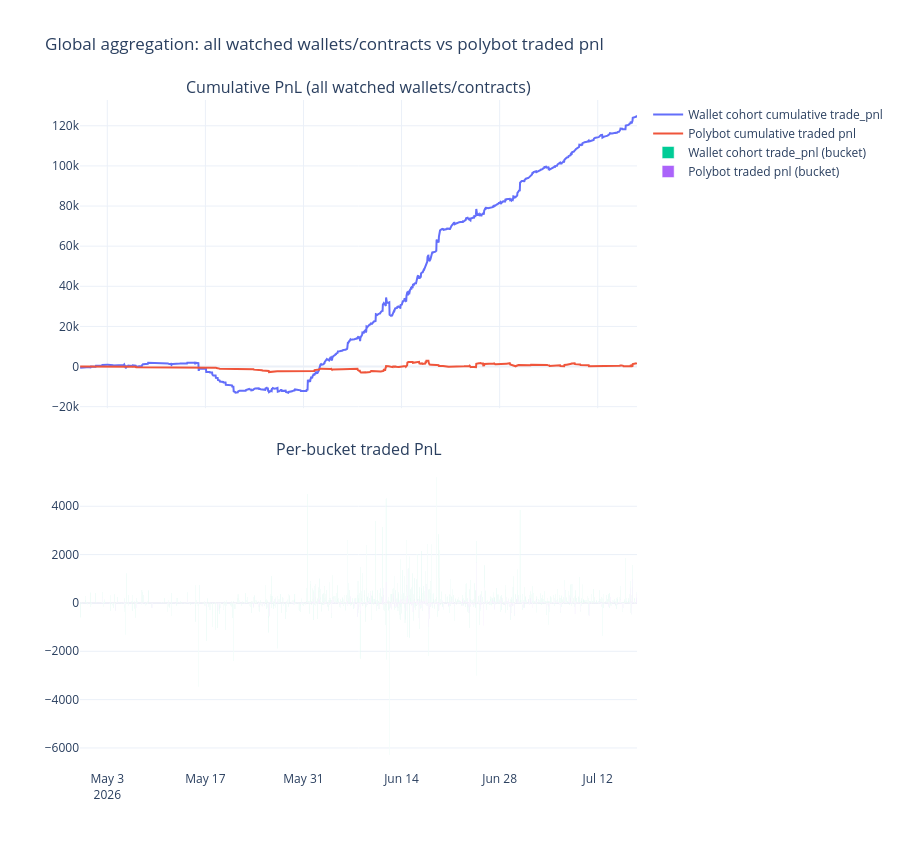

The code cell stored with this chart in its notebook:
### Code cell
fig_global = make_subplots(
    rows=2, cols=1, shared_xaxes=True, vertical_spacing=0.08,
    subplot_titles=('Cumulative PnL (all watched wallets/contracts)', 'Per-bucket traded PnL')
)

fig_global.add_trace(
    go.Scatter(x=agg.index, y=agg['wallet_cum_trade_pnl'], mode='lines', name='Wallet cohort cumulative trade_pnl'),
    row=1, col=1
)
fig_global.add_trace(
    go.Scatter(x=agg.index, y=agg['polybot_cum_trade_pnl'], mode='lines', name='Polybot cumulative traded pnl'),
    row=1, col=1
)

fig_global.add_trace(
    go.Bar(x=agg.index, y=agg['wallet_trade_pnl'], name='Wallet cohort trade_pnl (bucket)'),
    row=2, col=1
)
fig_global.add_trace(
    go.Bar(x=agg.index, y=agg['polybot_trade_pnl'], name='Polybot traded pnl (bucket)'),
    row=2, col=1
)

fig_global.update_layout(
    height=850, template='plotly_white',
    title='Global aggregation: all watched wallets/contracts vs polybot traded pnl',
    barmode='group',
)
fig_global.show()

### Figure 1 — Plotly figure (JSON) as saved in the notebook; plotly's stock layout.template omitted (floating-point values rounded to 4 significant figures; data arrays with more than 128 entries replaced by an {"elided": "..."} marker saying what was removed)
{"data": [{"mode": "lines", "name": "Wallet cohort cumulative trade_pnl", "type": "scatter", "x": {"elided": "1908 str values"}, "xaxis": "x", "y": {"elided": "1908 float values"}, "yaxis": "y"}, {"mode": "lines", "name": "Polybot cumulative traded pnl", "type": "scatter", "x": {"elided": "1908 str values"}, "xaxis": "x", "y": {"elided": "1908 float values"}, "yaxis": "y"}, {"name": "Wallet cohort trade_pnl (bucket)", "type": "bar", "x": {"elided": "1908 str values"}, "xaxis": "x2", "y": {"elided": "1908 float values"}, "yaxis": "y2"}, {"name": "Polybot traded pnl (bucket)", "type": "bar", "x": {"elided": "1908 str values"}, "xaxis": "x2", "y": {"elided": "1908 float values"}, "yaxis": "y2"}], "layout": {"annotations": [{"font": {"size": 16}, "showarrow": false, "text": "Cumulative PnL (all watched wallets/contracts)", "x": 0.5, "xanchor": "center", "xref": "paper", "y": 1, "yanchor": "bottom", "yref": "paper"}, {"font": {"size": 16}, "showarrow": false, "text": "Per-bucket traded PnL", "x": 0.5, "xanchor": "center", "xref": "paper", "y": 0.46, "yanchor": "bottom", "yref": "paper"}], "barmode": "group", "height": 850, "title": {"text": "Global aggregation: all watched wallets/contracts vs polybot traded pnl"}, "xaxis": {"anchor": "y", "domain": [0, 1], "matches": "x2", "showticklabels": false}, "xaxis2": {"anchor": "y2", "domain": [0, 1]}, "yaxis": {"anchor": "x", "domain": [0.54, 1]}, "yaxis2": {"anchor": "x2", "domain": [0, 0.46]}}}
